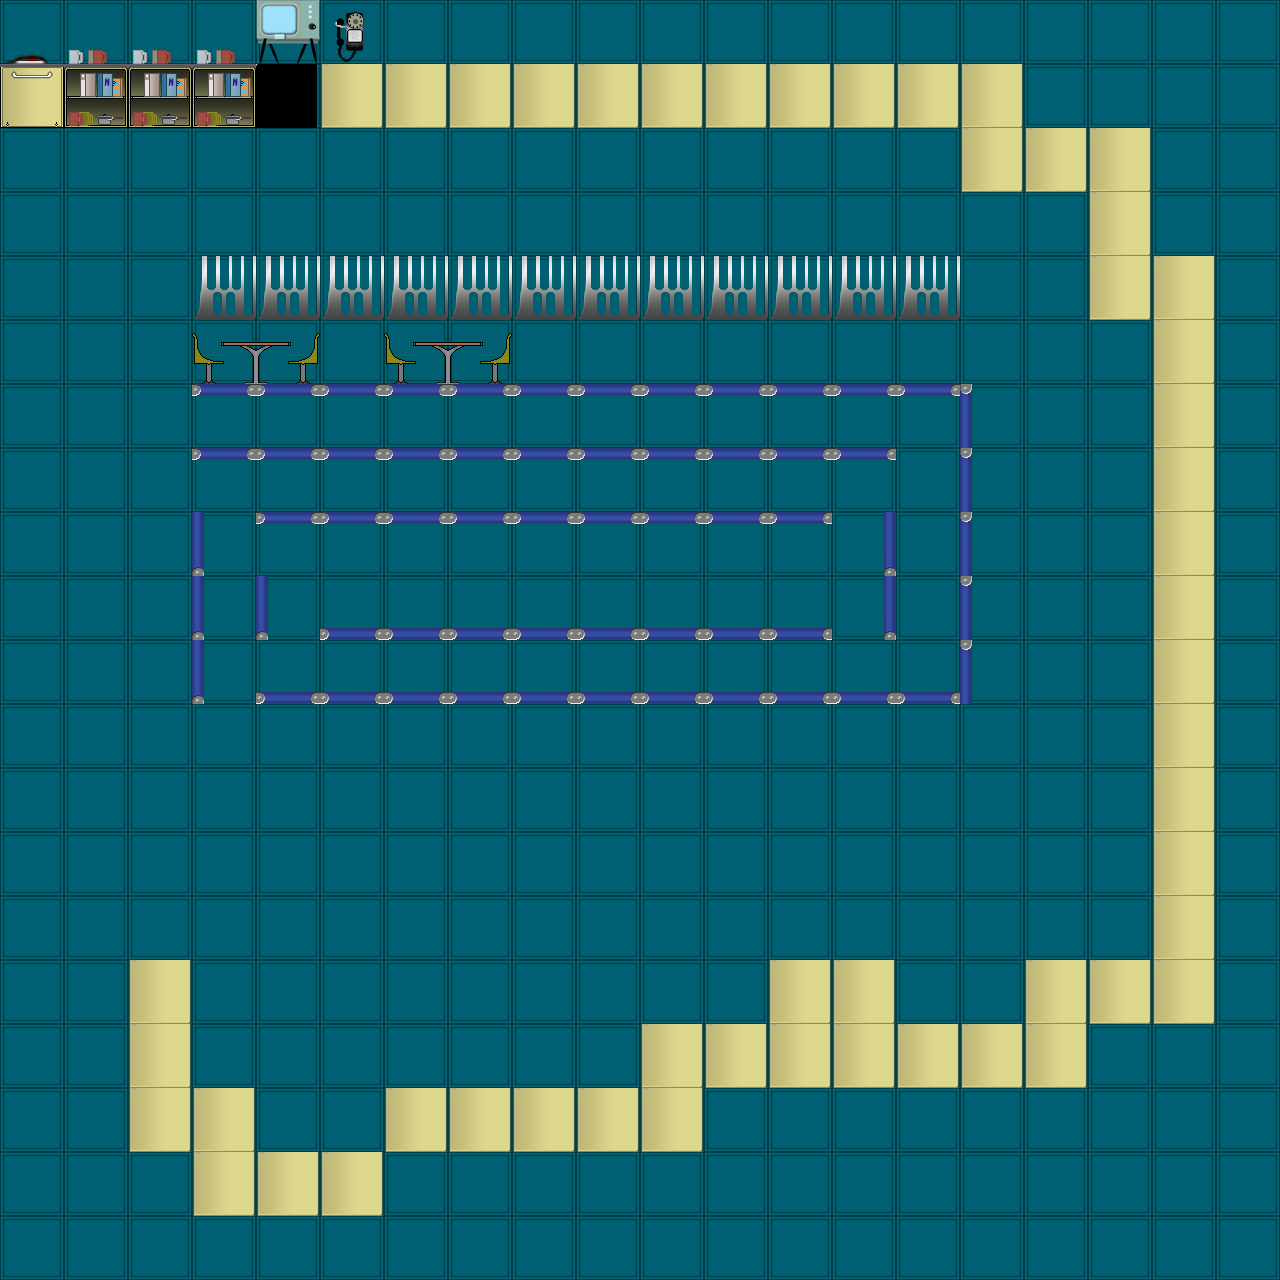

Below is a game level as drawn by its tile map, then a one-line description and the .tmx file that defines it, in full:
An orthogonal 20x20 tile map with 64x64 px tiles, 3 tile layers (Floor, CollisionLayer, Ceilling), 4 tilesets.

<map version="1.0" tiledversion="1.1.5" orientation="orthogonal" renderorder="right-down" width="20" height="20" tilewidth="64" tileheight="64" infinite="0" nextobjectid="1">
 <tileset firstgid="1" name="ground_tiles" tilewidth="32" tileheight="32" tilecount="441" columns="21">
  <image source="ground_tiles.png" width="672" height="701" />
 </tileset>
 <tileset firstgid="442" source="scifiindoors.tsx" />
 <tileset firstgid="667" source="../../tileSet.tsx" />
 <tileset firstgid="923" source="../../ground_tiles.tsx" />
 <layer name="Floor" width="20" height="20">
  <data encoding="csv">
505,505,505,505,505,505,505,505,505,505,505,505,505,505,505,505,505,505,505,505,
505,505,505,505,505,505,505,505,505,505,505,505,505,505,505,505,505,505,505,505,
505,505,505,505,505,505,505,505,505,505,505,505,505,505,505,505,505,505,505,505,
505,505,505,505,505,505,505,505,505,505,505,505,505,505,505,505,505,505,505,505,
505,505,505,505,505,505,505,505,505,505,505,505,505,505,505,505,505,505,505,505,
505,505,505,505,505,505,505,505,505,505,505,505,505,505,505,505,505,505,505,505,
505,505,505,505,505,505,505,505,505,505,505,505,505,505,505,505,505,505,505,505,
505,505,505,505,505,505,505,505,505,505,505,505,505,505,505,505,505,505,505,505,
505,505,505,505,505,505,505,505,505,505,505,505,505,505,505,505,505,505,505,505,
505,505,505,505,505,505,505,505,505,505,505,505,505,505,505,505,505,505,505,505,
505,505,505,505,505,505,505,505,505,505,505,505,505,505,505,505,505,505,505,505,
505,505,505,505,505,505,505,505,505,505,505,505,505,505,505,505,505,505,505,505,
505,505,505,505,505,505,505,505,505,505,505,505,505,505,505,505,505,505,505,505,
505,505,505,505,505,505,505,505,505,505,505,505,505,505,505,505,505,505,505,505,
505,505,505,505,505,505,505,505,505,505,505,505,505,505,505,505,505,505,505,505,
505,505,505,505,505,505,505,505,505,505,505,505,505,505,505,505,505,505,505,505,
505,505,505,505,505,505,505,505,505,505,505,505,505,505,505,505,505,505,505,505,
505,505,505,505,505,505,505,505,505,505,505,505,505,505,505,505,505,505,505,505,
505,505,505,505,505,505,505,505,505,505,505,505,505,505,505,505,505,505,505,505,
505,505,505,505,505,505,505,505,505,505,505,505,505,505,505,505,505,505,505,505
</data>
 </layer>
 <layer name="CollisionLayer" width="20" height="20">
  <data encoding="csv">
607,608,608,608,613,619,0,0,0,0,0,0,0,0,0,0,0,0,0,0,
622,623,623,623,628,621,621,621,621,621,621,621,621,621,621,621,0,0,0,0,
0,0,0,0,0,0,0,0,0,0,0,0,0,0,0,621,621,621,0,0,
0,0,0,0,0,0,0,0,0,0,0,0,0,0,0,0,0,621,0,0,
0,0,0,633,633,633,633,633,633,633,633,633,633,633,633,0,0,621,621,0,
0,0,0,617,618,0,617,618,0,0,0,0,0,0,0,0,0,0,621,0,
0,0,0,644,644,644,644,644,644,644,644,644,644,644,644,648,0,0,621,0,
0,0,0,644,644,644,644,644,644,644,644,644,644,644,0,648,0,0,621,0,
0,0,0,646,644,644,644,644,644,644,644,644,644,647,0,648,0,0,621,0,
0,0,0,646,646,645,645,645,645,645,645,645,645,647,0,648,0,0,621,0,
0,0,0,646,645,645,645,645,645,645,645,645,645,645,645,648,0,0,621,0,
0,0,0,0,0,0,0,0,0,0,0,0,0,0,0,0,0,0,621,0,
0,0,0,0,0,0,0,0,0,0,0,0,0,0,0,0,0,0,621,0,
0,0,0,0,0,0,0,0,0,0,0,0,0,0,0,0,0,0,621,0,
0,0,0,0,0,0,0,0,0,0,0,0,0,0,0,0,0,0,621,0,
0,0,621,0,0,0,0,0,0,0,0,0,621,621,0,0,621,621,621,0,
0,0,621,0,0,0,0,0,0,0,621,621,621,621,621,621,621,0,0,0,
0,0,621,621,0,0,621,621,621,621,621,0,0,0,0,0,0,0,0,0,
0,0,0,621,621,621,0,0,0,0,0,0,0,0,0,0,0,0,0,0,
0,0,0,0,0,0,0,0,0,0,0,0,0,0,0,0,0,0,0,0
</data>
 </layer>
 <objectgroup name="player" />
 <layer name="Ceilling" width="20" height="20">
  <data encoding="csv">
0,0,0,0,0,0,0,0,0,0,0,0,0,0,0,0,0,0,0,0,
0,0,0,0,0,0,0,0,0,0,0,0,0,0,0,0,0,0,0,0,
0,0,0,0,0,0,0,0,0,0,0,0,0,0,0,0,0,0,0,0,
0,0,0,0,0,0,0,0,0,0,0,0,0,0,0,0,0,0,0,0,
0,0,0,0,0,0,0,0,0,0,0,0,0,0,0,0,0,0,0,0,
0,0,0,0,0,0,0,0,0,0,0,0,0,0,0,0,0,0,0,0,
0,0,0,0,0,0,0,0,0,0,0,0,0,0,0,0,0,0,0,0,
0,0,0,0,0,0,0,0,0,0,0,0,0,0,0,0,0,0,0,0,
0,0,0,0,0,0,0,0,0,0,0,0,0,0,0,0,0,0,0,0,
0,0,0,0,0,0,0,0,0,0,0,0,0,0,0,0,0,0,0,0,
0,0,0,0,0,0,0,0,0,0,0,0,0,0,0,0,0,0,0,0,
0,0,0,0,0,0,0,0,0,0,0,0,0,0,0,0,0,0,0,0,
0,0,0,0,0,0,0,0,0,0,0,0,0,0,0,0,0,0,0,0,
0,0,0,0,0,0,0,0,0,0,0,0,0,0,0,0,0,0,0,0,
0,0,0,0,0,0,0,0,0,0,0,0,0,0,0,0,0,0,0,0,
0,0,0,0,0,0,0,0,0,0,0,0,0,0,0,0,0,0,0,0,
0,0,0,0,0,0,0,0,0,0,0,0,0,0,0,0,0,0,0,0,
0,0,0,0,0,0,0,0,0,0,0,0,0,0,0,0,0,0,0,0,
0,0,0,0,0,0,0,0,0,0,0,0,0,0,0,0,0,0,0,0,
0,0,0,0,0,0,0,0,0,0,0,0,0,0,0,0,0,0,0,0
</data>
 </layer>
</map>
